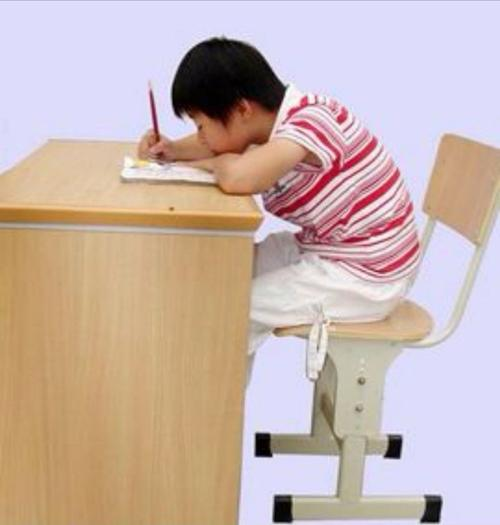
#> input picture data/img/1.jpg, 500 x 525 px
$ python -i tracker.py   (imports and definitions only)
#> lines starting #> are read from the running program, lines starting #| are printed output that depends on the picture
import numpy as np
import cv2
import src.tracking.fhog as fhog

import sys

PY3 = sys.version_info >= (3,)

if PY3:
    xrange = range

'''
  from project:https://github.com/ryanfwy/KCF-DSST-py
'''
# ffttools
# 离散傅里叶变换、逆变换
# [12 lines left out: function fftd, not called in this run]


# 实部图像
def real(img):
    return img[:, :, 0]


# 虚部图像
def imag(img):
    return img[:, :, 1]


# 两个复数，它们的积 (a+bi)(c+di)=(ac-bd)+(ad+bc)i
# [37 lines left out: functions complexMultiplication, complexDivision, complexDivisionReal, rearrange, not called in this run]


# recttools
# rect = {x, y, w, h}
# x 右边界
def x2(rect):
    return rect[0] + rect[2]


# y 下边界
def y2(rect):
    return rect[1] + rect[3]


# 限宽、高
def limit(rect, limits):
    if rect[0] + rect[2] > limits[0] + limits[2]:
        rect[2] = limits[0] + limits[2] - rect[0]
    if rect[1] + rect[3] > limits[1] + limits[3]:
        rect[3] = limits[1] + limits[3] - rect[1]
    if rect[0] < limits[0]:
        rect[2] -= (limits[0] - rect[0])
        rect[0] = limits[0]
    if rect[1] < limits[1]:
        rect[3] -= (limits[1] - rect[1])
        rect[1] = limits[1]
    if rect[2] < 0:
        rect[2] = 0
    if rect[3] < 0:
        rect[3] = 0
    return rect


# 取超出来的边界
# [8 lines left out: function getBorder, not called in this run]


# 经常需要空域或频域的滤波处理，在进入真正的处理程序前，需要考虑图像边界情况。
# 通常的处理方法是为图像增加一定的边缘，以适应 卷积核 在原图像边界的操作。
def subwindow(img, window, borderType=cv2.BORDER_CONSTANT):
    cutWindow = [x for x in window]
    limit(cutWindow, [0, 0, img.shape[1], img.shape[0]])  # modify cutWindow
    assert (cutWindow[2] > 0 and cutWindow[3] > 0)
    border = getBorder(window, cutWindow)
    res = img[cutWindow[1]:cutWindow[1] + cutWindow[3], cutWindow[0]:cutWindow[0] + cutWindow[2]]

    if border != [0, 0, 0, 0]:
        res = cv2.copyMakeBorder(res, border[1], border[3], border[0], border[2], borderType)
    return res


# [22 lines left out: functions cutOutsize, extractImage, not called in this run]


# KCF tracker
class KCFTracker:
    def __init__(self, hog=False, fixed_window=True, multi_scale=False):
        self.lambdar = 0.0001  # regularization; 正则化
        self.padding = 2.5  # extra area surrounding the target; 目标扩展出来的区域
        self.output_sigma_factor = 0.125  # bandwidth of gaussian target; 高斯目标的带宽

        self._multiscale = multi_scale
        if multi_scale:
            self.template_size = 96  # 模板大小，在计算_tmpl_sz时，较大边长被归一成96，而较小边长按比例缩小

            self.scale_padding = 1.0
            self.scale_step = 1.05  # default: 1.02，多尺度估计的时候的尺度步长
            self.scale_sigma_factor = 0.25
            self.n_scales = 33  # default: 33，尺度估计器样本数
            self.scale_lr = 0.025
            self.scale_max_area = 512
            self.scale_lambda = 0.01

            if not hog:
                print('HOG feature is forced to turn on.')

        elif fixed_window:
            self.template_size = 96
            self.scale_step = 1
        else:
            self.template_size = 1
            self.scale_step = 1

        self._hogfeatures = True if hog or multi_scale else False
        if self._hogfeatures:  # HOG feature
            # VOT
            self.interp_factor = 0.012  # linear interpolation factor for adaptation; 自适应的线性插值因子
            self.sigma = 0.6  # gaussian kernel bandwidth; 高斯卷积核带宽
            # TPAMI   #interp_factor = 0.02   #sigma = 0.5
            self.cell_size = 4  # HOG cell size; HOG元胞数组尺寸

            print('Numba Compiler initializing, wait for a while.')

        else:  # raw gray-scale image # aka CSK tracker
            self.interp_factor = 0.075
            self.sigma = 0.2
            self.cell_size = 1
            self._hogfeatures = False

        self._tmpl_sz = [0, 0]
        self._roi = [0., 0., 0., 0.]
        self.size_patch = [0, 0, 0]
        self._scale = 1.
        self._alphaf = None  # numpy.ndarray (size_patch[0], size_patch[1], 2)
        self._prob = None  # numpy.ndarray (size_patch[0], size_patch[1], 2)
        self._tmpl = None  # numpy.ndarray raw: (size_patch[0], size_patch[1]) hog: (size_patch[2], size_patch[
        # 0]*size_patch[1])
        self.hann = None  # numpy.ndarray raw: (size_patch[0], size_patch[1]) hog: (size_patch[2], size_patch[0]*size_patch[1])

        # Scale properties
        self.currentScaleFactor = 1
        self.base_width = 0  # initial ROI widt
        self.base_height = 0  # initial ROI height
        self.scaleFactors = None  # all scale changing rate, from larger to smaller with 1 to be the middle
        self.scale_model_width = 0  # the model width for scaling
        self.scale_model_height = 0  # the model height for scaling
        self.min_scale_factor = 0.  # min scaling rate
        self.max_scale_factor = 0.  # max scaling rate

        # self._num = None
        # self._den = None

        self.sf_den = None
        self.sf_num = None

        self.s_hann = None
        self.ysf = None

    #################
    ### 位置估计器 ###
    #################

    # 计算一维亚像素峰值
    def subPixelPeak(self, left, center, right):
        divisor = 2 * center - right - left  # float
        return 0 if abs(divisor) < 1e-3 else 0.5 * (right - left) / divisor

    # 初始化hanning窗口，函数只在第一帧被执行
    # 目的是采样时为不同的样本分配不同的权重，0.5*0.5 是用汉宁窗归一化[0,1]，得到矩阵的值就是每样样本的权重
    # [74 lines left out: functions createHanningMats, createGaussianPeak, gaussianCorrelation, init, not called in this run]

    # 从图像得到子窗口，通过赋值填充并检测特征
    def getFeatures(self, image, inithann, scale_adjust=1.):
        extracted_roi = [0, 0, 0, 0]
        cx = self._roi[0] + self._roi[2] / 2
        cy = self._roi[1] + self._roi[3] / 2

        if inithann:
            padded_w = self._roi[2] * self.padding
            padded_h = self._roi[3] * self.padding

            if self.template_size > 1:
                # 把最大的边缩小到96，_scale是缩小比例
                # _tmpl_sz是滤波模板的大小也是裁剪下的PATCH大小
                if padded_w >= padded_h:
                    self._scale = padded_w / float(self.template_size)
                else:
                    self._scale = padded_h / float(self.template_size)
                self._tmpl_sz[0] = int(padded_w / self._scale)
                self._tmpl_sz[1] = int(padded_h / self._scale)
            else:
                self._tmpl_sz[0] = int(padded_w)
                self._tmpl_sz[1] = int(padded_h)
                self._scale = 1.

            if self._hogfeatures:
                self._tmpl_sz[0] = int(self._tmpl_sz[0]) // (
                        2 * self.cell_size) * 2 * self.cell_size + 2 * self.cell_size
                self._tmpl_sz[1] = int(self._tmpl_sz[1]) // (
                        2 * self.cell_size) * 2 * self.cell_size + 2 * self.cell_size
            else:
                self._tmpl_sz[0] = int(self._tmpl_sz[0]) // 2 * 2
                self._tmpl_sz[1] = int(self._tmpl_sz[1]) // 2 * 2

        # 选取从原图中扣下的图片位置大小
        extracted_roi[2] = int(scale_adjust * self._scale * self._tmpl_sz[0] * self.currentScaleFactor)
        extracted_roi[3] = int(scale_adjust * self._scale * self._tmpl_sz[1] * self.currentScaleFactor)

        extracted_roi[0] = int(cx - extracted_roi[2] / 2)
        extracted_roi[1] = int(cy - extracted_roi[3] / 2)

        # z是当前帧被裁剪下的搜索区域
        z = subwindow(image, extracted_roi, cv2.BORDER_REPLICATE)
        if z.shape[1] != self._tmpl_sz[0] or z.shape[0] != self._tmpl_sz[1]:  # 缩小到96
            z = cv2.resize(z, tuple(self._tmpl_sz))

        if self._hogfeatures:
            mapp = {'sizeX': 0, 'sizeY': 0, 'numFeatures': 0, 'map': 0}
            mapp = fhog.getFeatureMaps(z, self.cell_size, mapp)
            mapp = fhog.normalizeAndTruncate(mapp, 0.2)
            mapp = fhog.PCAFeatureMaps(mapp)
            # size_patch为列表，保存裁剪下来的特征图的【长，宽，通道】
            self.size_patch = list(map(int, [mapp['sizeY'], mapp['sizeX'], mapp['numFeatures']]))
            FeaturesMap = mapp['map'].reshape((self.size_patch[0] * self.size_patch[1],
                                               self.size_patch[2])).T  # (size_patch[2], size_patch[0]*size_patch[1])

        else:  # 将RGB图变为单通道灰度图
            if z.ndim == 3 and z.shape[2] == 3:
                FeaturesMap = cv2.cvtColor(z, cv2.COLOR_BGR2GRAY)
            elif z.ndim == 2:
                FeaturesMap = z

            # 从此FeatureMap从-0.5到0.5
            FeaturesMap = FeaturesMap.astype(np.float32) / 255.0 - 0.5
            # size_patch为列表，保存裁剪下来的特征图的【长，宽，1】
            self.size_patch = [z.shape[0], z.shape[1], 1]

        if inithann:
            self.createHanningMats()

        FeaturesMap = self.hann * FeaturesMap  # 加汉宁（余弦）窗减少频谱泄露
        return FeaturesMap

    # 使用当前图像的检测结果进行训练
    # x是当前帧当前尺度下的特征， train_interp_factor是interp_factor
    # [35 lines left out: functions train, detect, not called in this run]

    # 基于当前帧更新目标位置
    def update(self, image):
        # 修正边界
        if self._roi[0] + self._roi[2] <= 0:  self._roi[0] = -self._roi[2] + 1
        if self._roi[1] + self._roi[3] <= 0:  self._roi[1] = -self._roi[3] + 1
        if self._roi[0] >= image.shape[1] - 1:  self._roi[0] = image.shape[1] - 2
        if self._roi[1] >= image.shape[0] - 1:  self._roi[1] = image.shape[0] - 2

        # 跟踪框、尺度框中心
        cx = self._roi[0] + self._roi[2] / 2.
        cy = self._roi[1] + self._roi[3] / 2.

        # 尺度不变时检测峰值结果
        loc, peak_value = self.detect(self._tmpl, self.getFeatures(image, 0, 1.0))

        # 因为返回的只有中心坐标，使用尺度和中心坐标调整目标框
        # loc是中心相对移动量
        self._roi[0] = cx - self._roi[2] / 2.0 + loc[0] * self.cell_size * self._scale * self.currentScaleFactor
        self._roi[1] = cy - self._roi[3] / 2.0 + loc[1] * self.cell_size * self._scale * self.currentScaleFactor

        # 使用尺度估计
        if self._multiscale:
            if self._roi[0] >= image.shape[1] - 1:  self._roi[0] = image.shape[1] - 1
            if self._roi[1] >= image.shape[0] - 1:  self._roi[1] = image.shape[0] - 1
            if self._roi[0] + self._roi[2] <= 0:  self._roi[0] = -self._roi[2] + 2
            if self._roi[1] + self._roi[3] <= 0:  self._roi[1] = -self._roi[3] + 2

            # 更新尺度
            scale_pi = self.detect_scale(image)
            self.currentScaleFactor = self.currentScaleFactor * self.scaleFactors[scale_pi[0]]
            if self.currentScaleFactor < self.min_scale_factor:
                self.currentScaleFactor = self.min_scale_factor
            # elif self.currentScaleFactor > self.max_scale_factor:
            #     self.currentScaleFactor = self.max_scale_factor

            self.train_scale(image)

        if self._roi[0] >= image.shape[1] - 1:  self._roi[0] = image.shape[1] - 1
        if self._roi[1] >= image.shape[0] - 1:  self._roi[1] = image.shape[0] - 1
        if self._roi[0] + self._roi[2] <= 0:  self._roi[0] = -self._roi[2] + 2
        if self._roi[1] + self._roi[3] <= 0:  self._roi[1] = -self._roi[3] + 2
        assert (self._roi[2] > 0 and self._roi[3] > 0)

        # 使用当前的检测框来训练样本参数
        x = self.getFeatures(image, 0, 1.0)
        self.train(x, self.interp_factor)

        return self._roi

    #################
    ### 尺度估计器 ###
    #################

    # [134 lines left out: functions computeYsf, createHanningMatsForScale, dsstInit, get_scale_sample, train_scale, detect_scale and 1 more, not called in this run]

>>> import cv2
>>> picture = cv2.imread('../../data/img/1.jpg', cv2.IMREAD_GRAYSCALE)
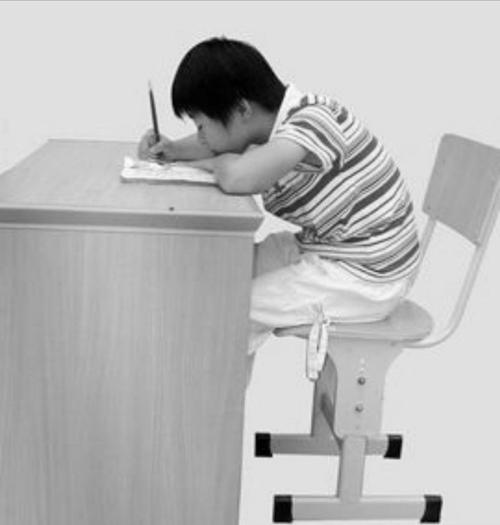
#> picture: shape (525, 500); min 0, max 255, mean 185.2
>>> result = KCFTracker().update(picture)
#> (the run stopped early here; a loop or call above may not have finished)

$ run again, on data/img/2.jpg
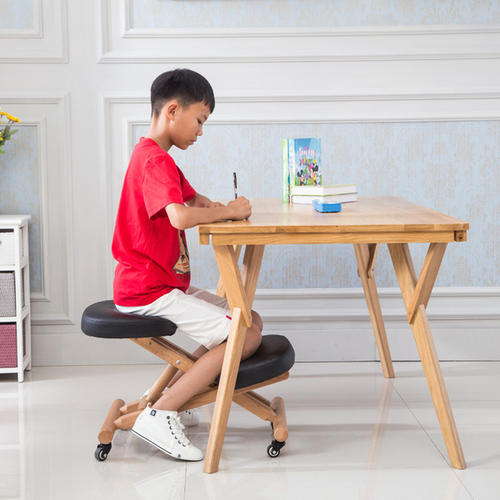
#> input picture data/img/2.jpg, 500 x 500 px
#> `picture = cv2.imread('../../data/img/1.jpg', cv2.IMREAD_GRAYSCALE)`:
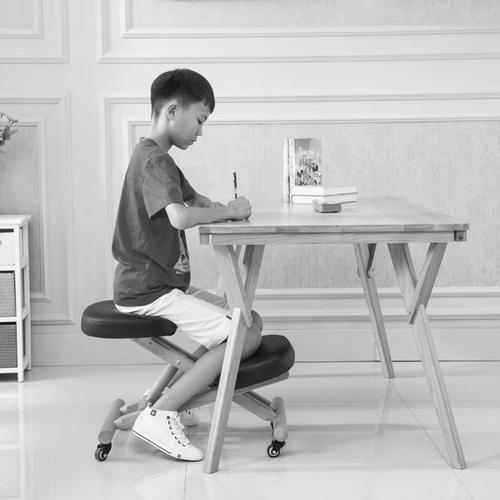
#> picture: shape (500, 500); min 0, max 255, mean 190.3

$ run again, on data/img/b2.jpg
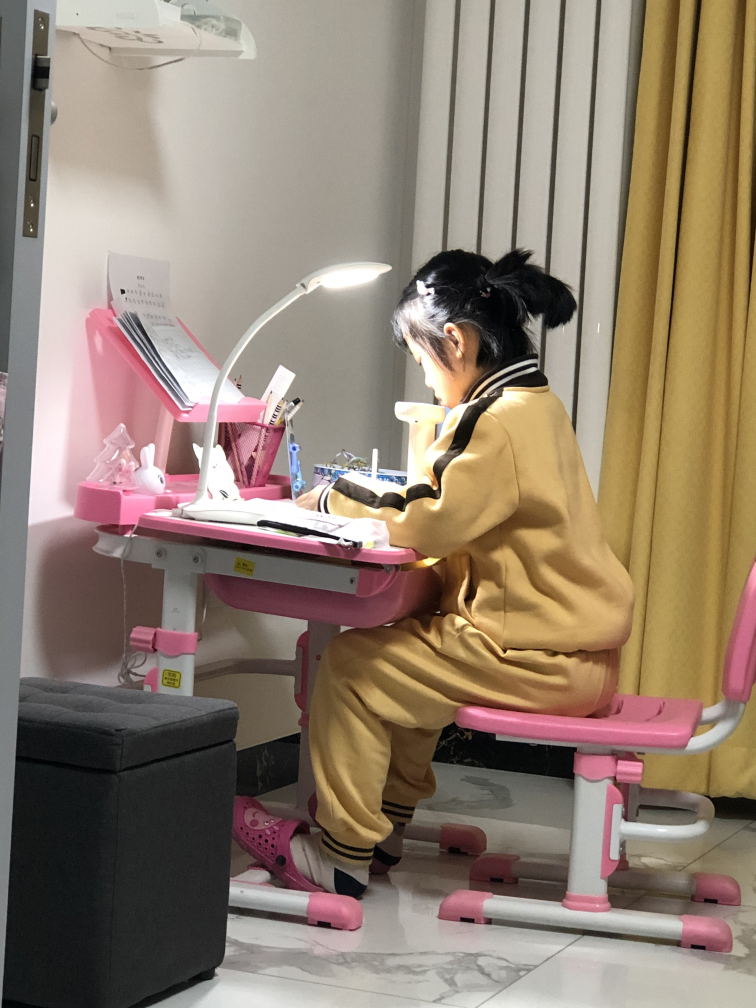
#> input picture data/img/b2.jpg, 3024 x 4032 px (shown at 1/4 size)
#> `picture = cv2.imread('../../data/img/1.jpg', cv2.IMREAD_GRAYSCALE)`:
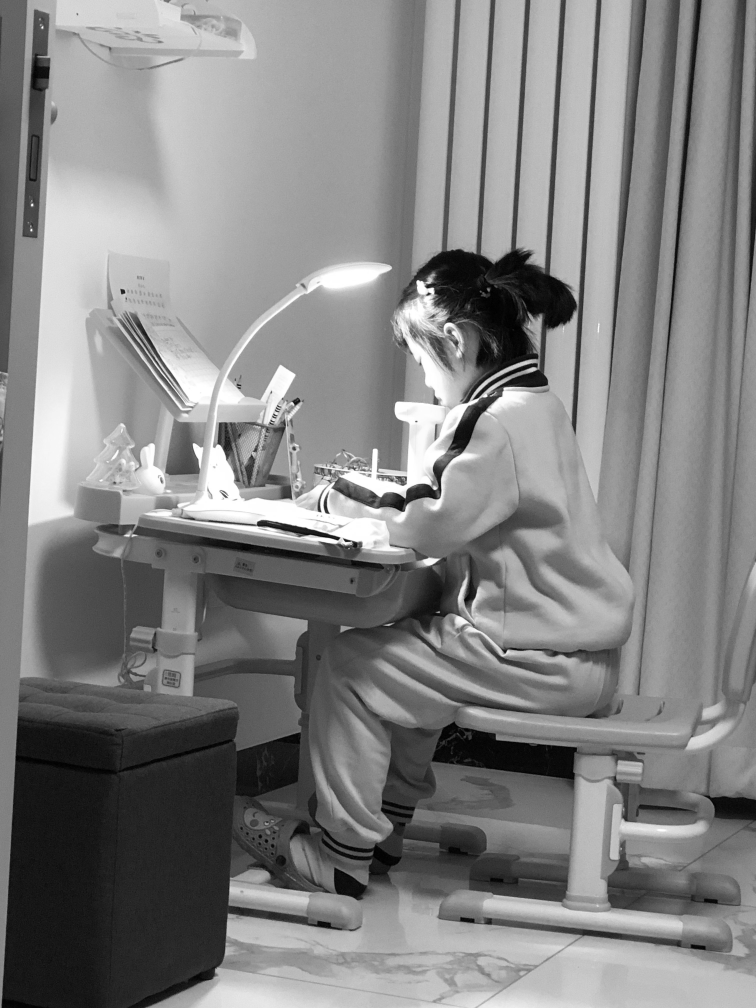
#> picture: shape (4032, 3024) (shown at 1/4 size); min 0, max 255, mean 130.7
